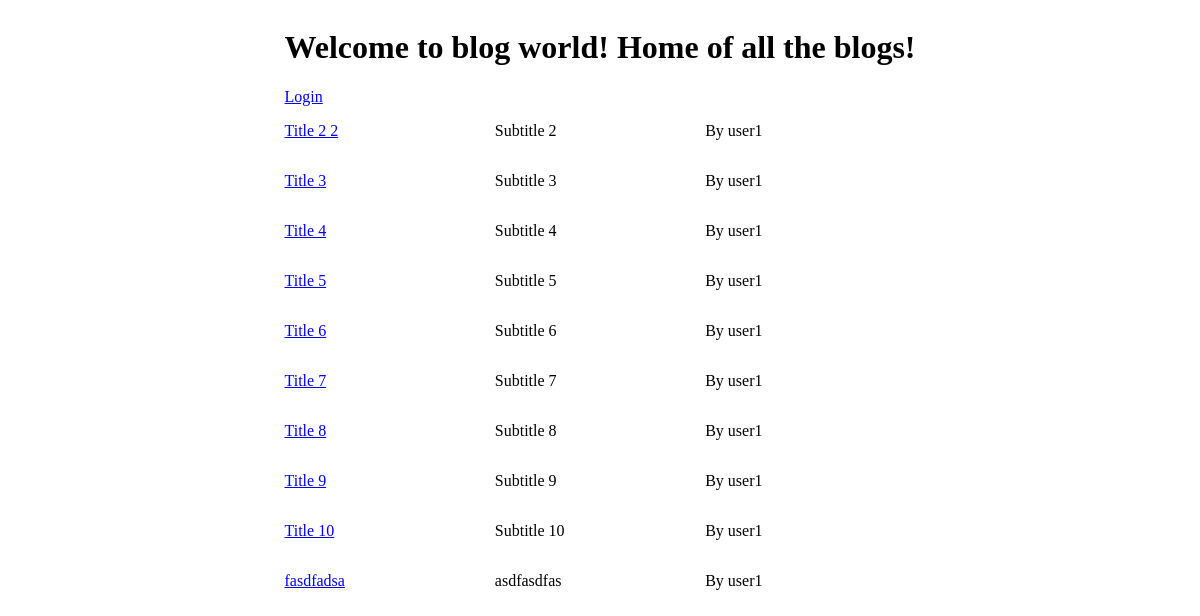
The app's page /blogs, older data.
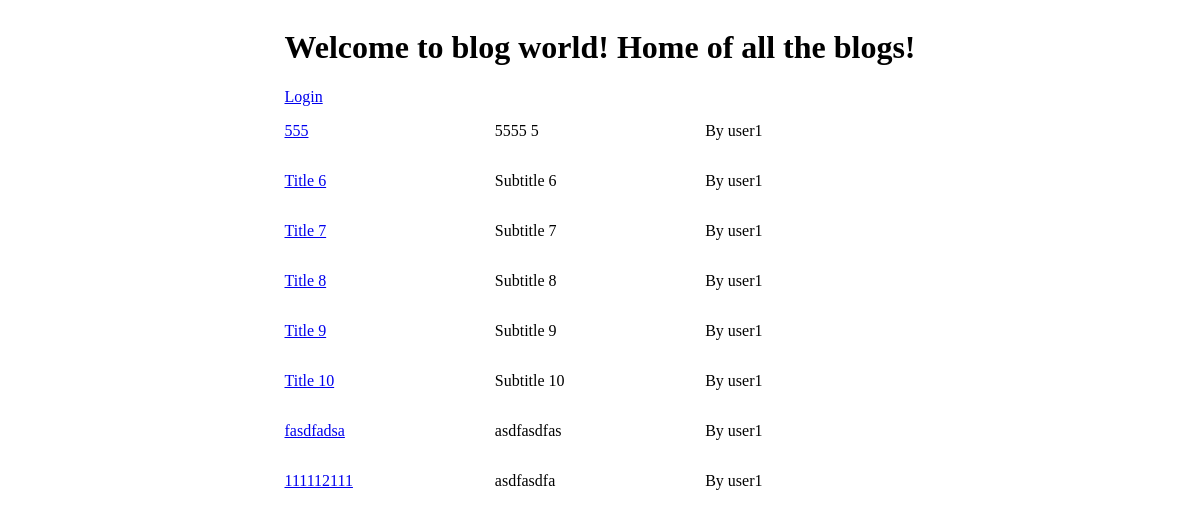
The same page, newer data.
### blog_api/models.py (models this page shows, shortened)
class BlogPost(db.Model):
   __tablename__ = "blog_posts"
   id: Mapped[int] = mapped_column(primary_key=True)
   title: Mapped[str]
   subtitle: Mapped[Optional[str]]
   body: Mapped[str]
   created_at: Mapped[datetime] = mapped_column(server_default=func.now())
   updated_at: Mapped[datetime] = mapped_column(onupdate=lambda : datetime.now(timezone.utc), server_default=func.now())
   author_id: Mapped[int] = mapped_column(ForeignKey("users.id"))
   author: Mapped["User"] = relationship(back_populates="blogs")

class User(db.Model):
   __tablename__="users"
   id: Mapped[int] = mapped_column(primary_key=True)
   username: Mapped[str]
   password: Mapped[str]
   blogs: Mapped[List["BlogPost"]] = relationship(back_populates="author")

### blog_api/api.py (the view)
@app.get('/blogs')
def list_blogs():
    blogs = [{"id":blog.id, "title": blog.title, "subtitle": blog.subtitle, "body": blog.body, "created_at": blog.created_at, "author": blog.author.username} for blog in db.session.execute(db.select(BlogPost)).scalars()]
    return render_template('./blogs.html', blogs=blogs)

### blog_api/templates/blogs.html
{% extends 'base.html' %}
{% block content %}
<h1>Welcome to blog world! Home of all the blogs!</h1>
<div>
    {% if not current_user.is_authenticated %}
    <a href="{{ url_for( 'get_login') }}">Login</a>
    {% else %}
    <p>Logged in as {{current_user.username}}</p>
    <a href="{{ url_for('logout')}}">Logout</a>
    <a href="{{ url_for('new_blog_form')}}">New Blog</a>
    {% endif %}
</div>
<div id="blogs">
    {% for blog in blogs %}
    <div class="blog-overview">
        <a href="{{ url_for( 'get_blog', blog_id=blog.id ) }}">
        <p>{{blog.title}}</p></a>
        <p>{{blog.subtitle}}</p>
        <p>By {{blog.author}}</p>
    </div>
    {% endfor %}
</div>
{% endblock %}

### blog_api/templates/base.html (shortened to what this page needs)
<!DOCTYPE html>
<html>
<head>
    <link rel="stylesheet" href="{{ url_for('static', filename='main.css') }}">
</head>
<body>
    <div id="container">
        {% block content %}
        {% endblock %}
    </div>
</body>
</html>

### blog_api/static/main.css (style rules this page uses)
body { display: flex; flex-direction: column; align-items: center; }
.blog-overview { display: grid; grid-template-columns: repeat(3, 1fr); }

Row changes from the older to the newer data that the page shows:
removed BlogPost: title "Title 2 2", subtitle "Subtitle 2"
removed BlogPost: title "Title 3", subtitle "Subtitle 3"
removed BlogPost: title "Title 4", subtitle "Subtitle 4"
added BlogPost: title "111112111", subtitle "asdfasdfa"
Text that changed along with them:
new list line: "555 5555 5"
new list line: "By"
new list line: "user1"
list line gone: "By"
list line gone: "user1"
list line gone: "Title 5 Subtitle 5"
